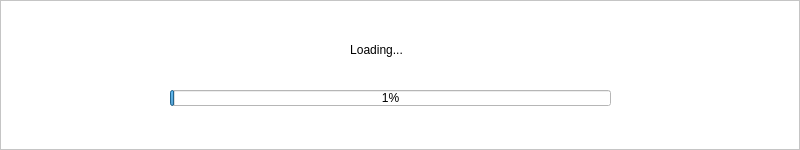
<?xml version="1.0" encoding="UTF-8"?>
<ui version="4.0">
 <class>Form</class>
 <widget class="QWidget" name="Form">
  <property name="geometry">
   <rect>
    <x>0</x>
    <y>0</y>
    <width>800</width>
    <height>150</height>
   </rect>
  </property>
  <property name="windowTitle">
   <string>Form</string>
  </property>
  <widget class="QFrame" name="frame">
   <property name="geometry">
    <rect>
     <x>0</x>
     <y>0</y>
     <width>800</width>
     <height>150</height>
    </rect>
   </property>
   <property name="styleSheet">
    <string notr="true">background-color:white;</string>
   </property>
   <property name="frameShape">
    <enum>QFrame::StyledPanel</enum>
   </property>
   <property name="frameShadow">
    <enum>QFrame::Raised</enum>
   </property>
   <widget class="QLabel" name="bar_text">
    <property name="geometry">
     <rect>
      <x>156</x>
      <y>29</y>
      <width>441</width>
      <height>41</height>
     </rect>
    </property>
    <property name="text">
     <string>Loading...</string>
    </property>
    <property name="alignment">
     <set>Qt::AlignCenter</set>
    </property>
    <property name="wordWrap">
     <bool>true</bool>
    </property>
   </widget>
   <widget class="QProgressBar" name="progressBar">
    <property name="geometry">
     <rect>
      <x>170</x>
      <y>90</y>
      <width>441</width>
      <height>16</height>
     </rect>
    </property>
    <property name="styleSheet">
     <string notr="true"/>
    </property>
    <property name="value">
     <number>1</number>
    </property>
   </widget>
  </widget>
 </widget>
 <resources/>
 <connections/>
</ui>
